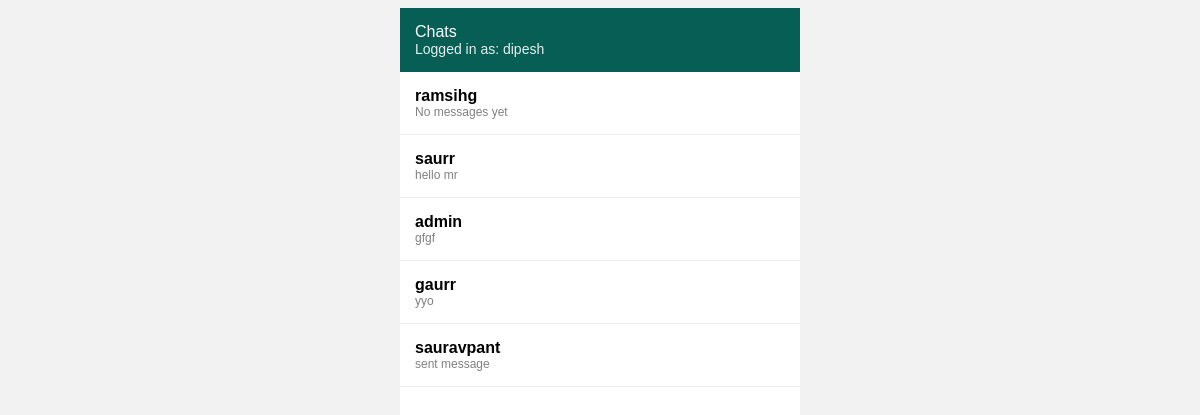
Page /friends/ (signed in) on the committed database.
### chat/models.py (models this page shows, shortened)
class Message(models.Model):
    conversation = models.ForeignKey(
        Conversation,
        on_delete=models.CASCADE,
        related_name="messages"
    )
    sender = models.ForeignKey(
        User,
        on_delete=models.CASCADE
    )
    content = models.TextField()
    timestamp = models.DateTimeField(auto_now_add=True)

### friends/views.py (the view)
# urls.py: path("", chat_list, name="chat-list"),
@login_required
def chat_list(request):
    conversations = Conversation.objects.filter(participants=request.user).order_by("-created_at")
    return render(request, "friends/chat_list.html", {
        "conversations": conversations,
        "current_user" : request.user
    })

### friends/templates/friends/chat_list.html (shortened to what this page needs)
<!DOCTYPE html>
<html>
<head>
</head>
<body>
<div class="app">
    <div class="header">
        Chats
        <div class="me">
            Logged in as: {{ current_user.username }}
        </div>
    </div>
    <div>
        {% for convo in conversations %}
            {% for user in convo.participants.all %}
                {% if user != current_user %}
                    <a class="chat" href="{% url 'chat-room' convo.id %}">
                        <div class="username">
                            {{ user.username }}
                        </div>
                        <div class="last">
                            {% with last=convo.messages.last %}
                                {% if last %}
                                    {{ last.content }}
                                {% else %}
                                    No messages yet
                                {% endif %}
                            {% endwith %}
                        </div>
                    </a>
                {% endif %}
            {% endfor %}
        {% empty %}
            <p style="padding:15px;">No chats yet</p>
        {% endfor %}
    </div>
</div>
</body>
</html>

### friends/templates/friends/chat_list.html (style rules this page uses)
body { font-family: Arial; background: #f2f2f2; }
.app { width: 400px; margin: auto; background: white; height: 100vh; display: flex; flex-direction: column; }
.header { background: #075E54; color: white; padding: 15px; }
.me { font-size: 14px; opacity: 0.9; }
.chat { padding: 15px; border-bottom: 1px solid #eee; text-decoration: none; color: black; display: block; }
.username { font-weight: bold; }
.last { font-size: 12px; color: gray; }

### rows in the picture
Message: content "hello mr"
Message: content "gfgf"
Message: content "yyo"
Message: content "sent message"

### other values in the picture
{{ current_user.username }} "dipesh"
{{ user.username }} "ramsihg"
{{ user.username }} "saurr"
{{ user.username }} "admin"
{{ user.username }} "gaurr"
{{ user.username }} "sauravpant"
